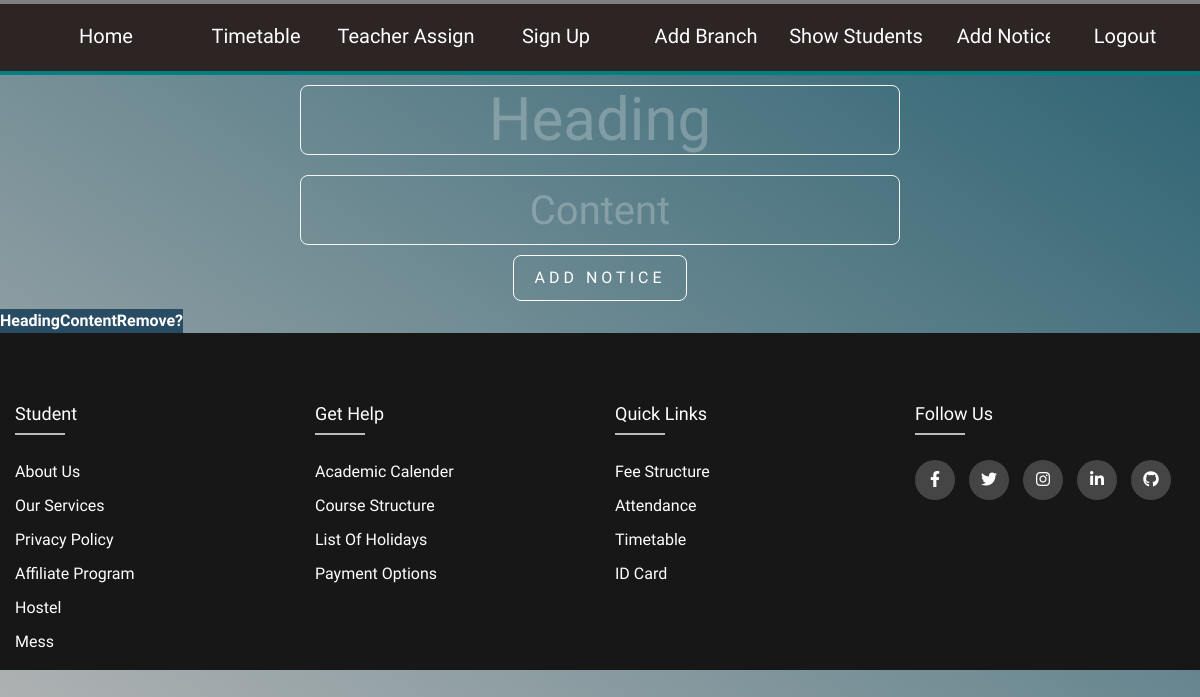
The app's page /admin/notices (signed in), older data.
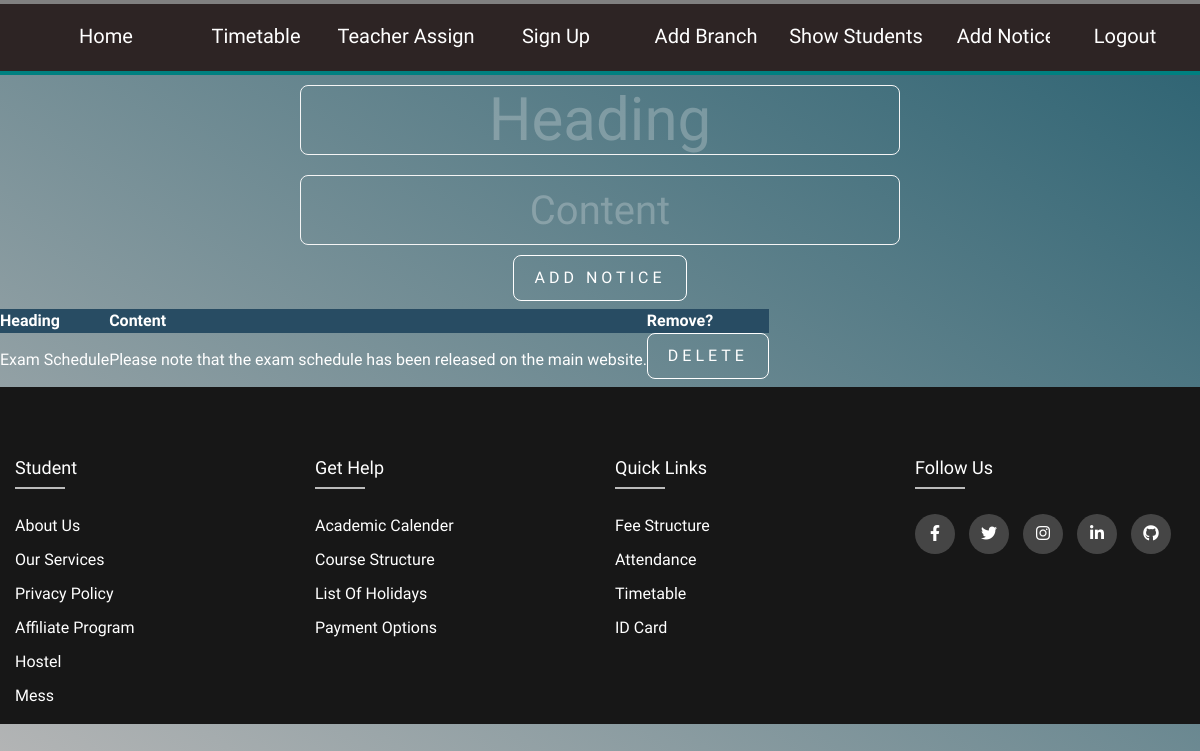
The same page, newer data.
### app/models.py (models this page shows)
class Notice(db.Model):
    id = db.Column(db.Integer, primary_key=True)
    heading = db.Column(db.String(30))
    content = db.Column(db.String(300))

### app/admin.py (the view)
@admin.route('/admin/notices')
def notices():
    if(session['role'] == 'admin'):
        notices = Notice.query.all()
        return render_template("admin_notice.html", notices = notices)
    return profile()

### app/templates/admin_notice.html (shortened to what this page needs)
<!DOCTYPE html>
<html lang="en">
  <head>
    <link
      rel="stylesheet"
      href="https://cdn.jsdelivr.net/npm/bootstrap@4.4.1/dist/css/bootstrap.min.css"
    />
    <link rel="stylesheet" href="/static/footer.css" />
    <link rel="stylesheet" href="/static/student_profile.css" />
    <link
      rel="stylesheet"
      href="https://cdnjs.cloudflare.com/ajax/libs/font-awesome/6.1.1/css/all.min.css"
    />
    <link
      rel="stylesheet"
      type="text/css"
      href="https://cdn.datatables.net/1.12.1/css/jquery.dataTables.css"
    />
  </head>
  <body>
    <nav class="navbar-dark navbar-expand-lg navbar">
      <div class="container-fluid navb-links-container">
        <div class="collapse navbar-collapse" id="navbarSupportedContent">
          <ul class="navbar-nav me-auto mb-2 mb-lg-0">
            <li class="nav-item">
              <a href="/"><button class="styled-button">Home</button></a>
            </li>
            <li class="nav-item">
              <a href="/admin/timetable"
                ><button class="styled-button">Timetable</button></a
              >
            </li>
            <li class="nav-item">
              <a href="/admin/teacher_assign"
                ><button class="styled-button">Teacher Assign</button></a
              >
            </li>
            <li class="nav-item">
              <a href="/signup"
                ><button class="styled-button">Sign Up</button></a
              >
            </li>
            <li class="nav-item">
              <a href="/admin/branch"
                ><button class="styled-button">Add Branch</button></a
              >
            </li>
            <li class="nav-item">
              <a href="/admin/show_students"
                ><button class="styled-button">Show Students</button></a
              >
            </li>
            <li class="nav-item">
              <a href="/admin/notices"
                ><button class="styled-button">Add Notice</button></a
              >
            </li>
            <li  id = "logout">
            <a href="/logout">
              <button class = "styled-button">Logout</button>
              </a>
            </li>
          </ul>
        </div>
      </div>
    </nav>
    <form action="/admin/add_notice" method="post" id="notice-add-form">
      <input type="text" name="heading" required placeholder="Heading" />
      <input type="text" name="content" required placeholder="Content" />
      <button>Add Notice</button>
    </form>
    <table id="existing-notices">
      <thead>
        <tr>
          <th>Heading</th>
          <th>Content</th>
          <th>Remove?</th>
        </tr>
      </thead>
      {%for i in notices%}
      <tr>
        <td>{{i.heading}}</td>
        <td>{{i.content}}</td>
        <td>
          <form action="/admin/delete_notice/{{i.id}}" method="post">
            <button>Delete</button>
          </form>
        </td>
      </tr>
      {%endfor%}
    </table>
    <footer class="footer">
      <div class="containner">
        <div class="row">
          <div class="footer-col col-md-3 col-sm-6">
            <h4>Student</h4>
            <ul>
              <li><a href="#">About Us</a></li>
              <li><a href="#">Our Services</a></li>
              <li><a href="#">Privacy Policy</a></li>
              <li><a href="#">Affiliate Program</a></li>
              <li><a href="#">Hostel</a></li>
              <li><a href="#">Mess</a></li>
            </ul>
          </div>
          <div class="footer-col col-md-3 col-sm-6">
            <h4>Get Help</h4>
            <ul>
              <li><a href="#">Academic Calender</a></li>
              <li><a href="#">Course Structure</a></li>
              <li><a href="#">List of Holidays</a></li>
              <li><a href="#">Payment Options</a></li>
            </ul>
          </div>
          <div class="footer-col col-md-3 col-sm-6">
            <h4>Quick Links</h4>
            <ul>
              <li><a href="#">Fee Structure</a></li>
              <li><a href="#">Attendance</a></li>
              <li><a href="#">Timetable</a></li>
              <li><a href="#">ID card</a></li>
            </ul>
          </div>
          <div class="footer-col col-md-3 col-sm-6">
            <h4>Follow Us</h4>
            <div class="social-links">
              <a href="#"><i class="fab fa-facebook-f"></i></a>
              <a href="#"><i class="fab fa-twitter"></i></a>
              <a href="#"><i class="fab fa-instagram"></i></a>
              <a href="#"><i class="fab fa-linkedin-in"></i></a>
              <a href="#"><i class="fab fa-github"></i></a>
            </div>
          </div>
        </div>
      </div>
    </footer>
  </body>
</html>

### app/static/footer.css (style rules this page uses)
* { margin: 0; padding: 0; box-sizing: border-box; }
.containner { max-width: 1170px; margin: auto; }
ul { list-style: none; }
.footer { position:block; bottom: 0px; background-color: #171717; padding-top: 70px; width: 100%; }
.footer-col h4 { font-size: 18px; color: #ffffff; text-transform: capitalize; margin-bottom: 35px; font-weight: 500; position: relative; }
.footer-col h4::before { content: ''; position: absolute; left: 0; bottom: -10px; background-color: #bbbbbb; height: 2px; box-sizing: border-box; width: 50px; }
.footer-col ul li:not(:last-child) { margin-bottom: 10px; }
.footer-col ul li a { font-size: 16px; text-transform: capitalize; color: #ffffff; text-decoration: none; font-weight: 300; display: block; transition: all 0.3s ease; }
.footer-col .social-links a { display: inline-block; height: 40px; width: 40px; background-color: rgba(255,255,255, 0.2); margin: 0 10px 10px 0 ; text-align: center; line-height: 40px; border-radius: 50%; color: #ffffff; transition: all 0.5s ease; }

### app/static/student_profile.css (style rules this page uses)
body { margin: 0; border: 0; background: linear-gradient(to left bottom,#2A6171,rgb(183, 183, 183)); font-family:'PT Sans', sans-serif;; font-weight: 100; height: 100vh; background-repeat: no-repeat; background-attachment: fixed; color: white; }
.navbar { z-index: 1; background-color: #2D2424; color: white; height: 75px; width: 100vw; transition: all 800ms ease; border-bottom: solid 4px teal; width: 100%; }
.navbar:after, .navbar:before { height: 4px; content: ""; transition: all 400ms ease; }
.navbar:after { position: absolute; top: 0; left: 0; background-color: gray; width: 0; }
.navbar:before { position: absolute; top: 70px; left: 0; background-color: #2D2424; width: 100%; z-index: 0; }
.navb-links-container { z-index: 1; height: 75px; color: white; font-size: larger; }
.styled-button { width: 150px; height: 40px; border: none; background: transparent; background-color: #2D2424; color: white; font-size: 20px; transition: 200ms cubic-bezier(0.075, 0.82, 0.165, 1) all; }
#logout { position: absolute; right:0; }

### app/templates/admin_notice.html (style rules this page uses)
#existing-notices thead { background-color: rgb(40, 76, 99); }
#notice-add-form { display: flex; width: 100%; flex-direction: column; align-items: center; justify-content: center; }
#notice-add-form input { border-radius: 8px; background-color: transparent; box-shadow: 0; width: 50%; height: 70px; border: 1px solid whitesmoke; font-size: 60px; margin: 10px; text-align: center; color: white; }
#notice-add-form input::placeholder { color: rgba(245, 245, 245, 0.261); }
#notice-add-form input:nth-last-of-type(1) { font-size: 40px; }
#existing-notices button, #notice-add-form button { position: relative; display: flex; flex-direction: column; padding: 10px 20px; border: 1px solid white; background-color: transparent; border-radius: 8px; color: white; font-size: 16px; text-decoration: none; text-transform: uppercase; overflow: hidden; transition: 0.2s; letter-spacing: 4px; cursor: pointer; margin-bottom: 1vh; }

Row changes from the older to the newer data that the page shows:
added Notice: heading "Exam Schedule", content "Please note that the exam schedule has been released on the main website."
